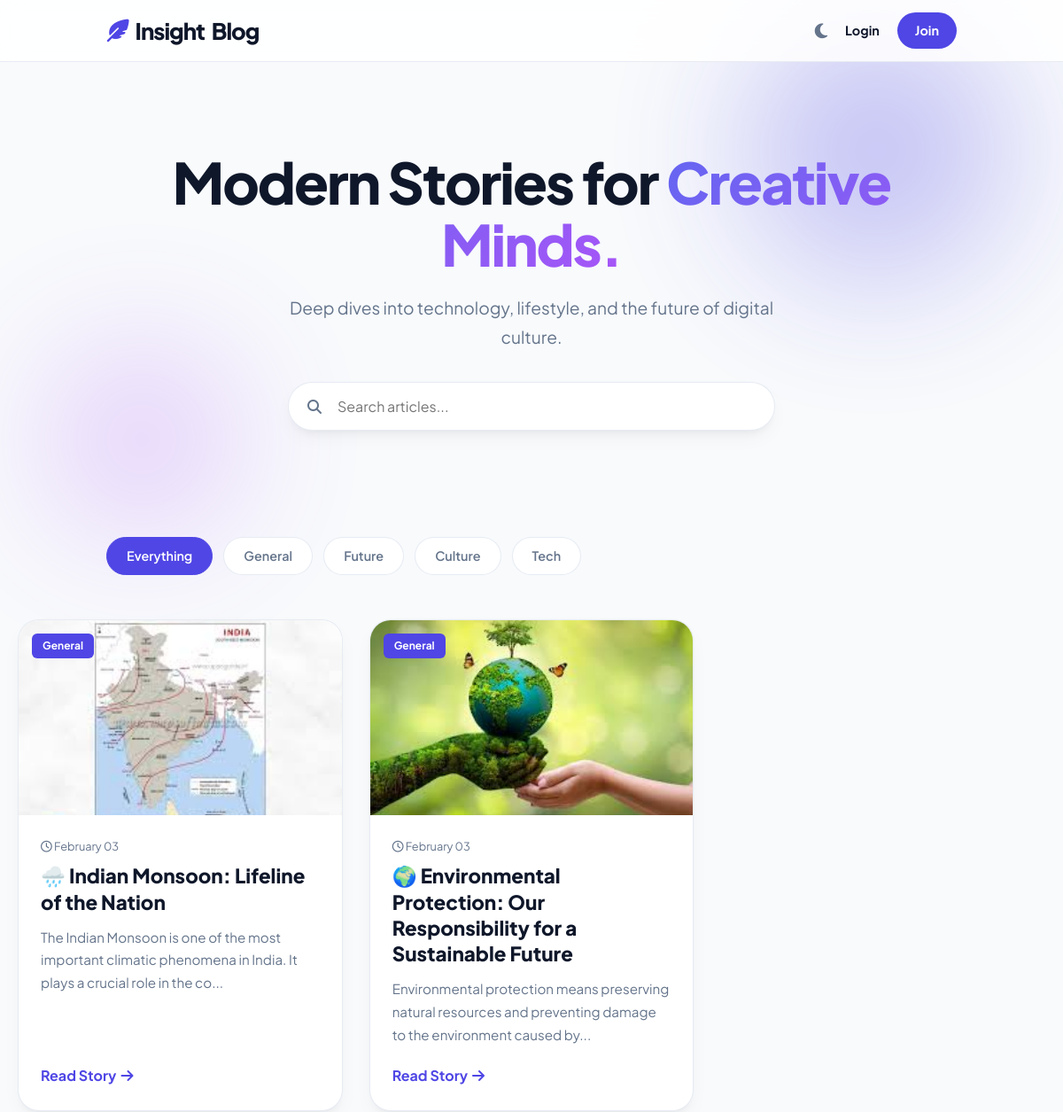
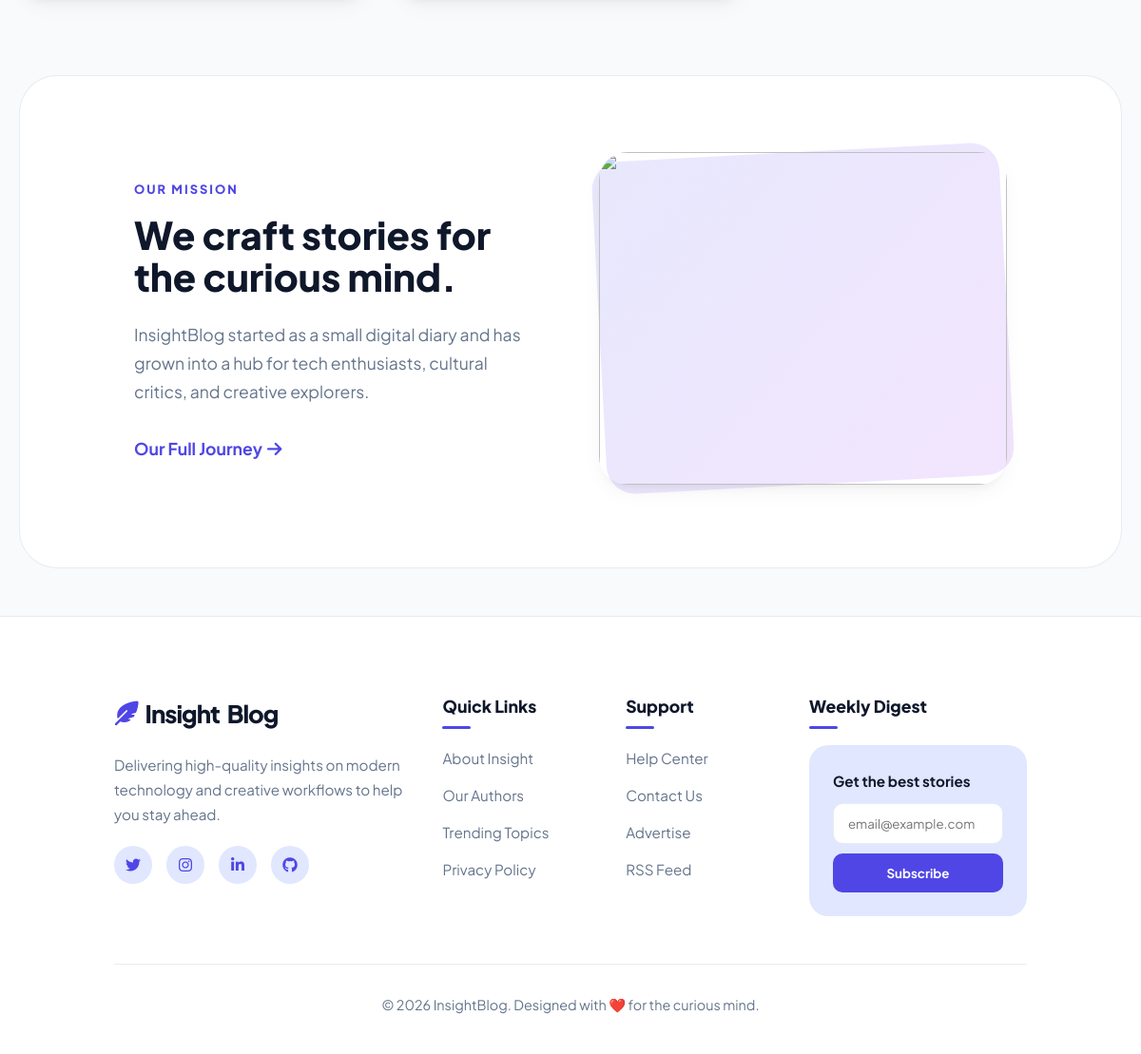
The app's page /?category=General with its own data (2 pictures, top to bottom).
### app.py (models this page shows)
class Post(db.Model):
    id = db.Column(db.Integer, primary_key=True)
    title = db.Column(db.String(200), nullable=False)
    content = db.Column(db.Text, nullable=False)
    category = db.Column(db.String(50), nullable=False, default='General')
    image_file = db.Column(db.String(100), nullable=True)
    date = db.Column(db.DateTime, default=lambda: datetime.now(timezone.utc))
    likes = db.Column(db.Integer, default=0)
    dislikes = db.Column(db.Integer, default=0)
    comments = db.relationship('Comment', backref='post', lazy=True, cascade="all, delete-orphan")

### app.py (the view)
@app.route("/")
def index():
    cat = request.args.get('category')
    if cat:
        posts = Post.query.filter_by(category=cat).order_by(Post.date.desc()).all()
    else:
        posts = Post.query.order_by(Post.date.desc()).all()
    return render_template("index.html", posts=posts)

### app.py (called while the page is built)
@app.context_processor
def inject_categories():
    categories = db.session.query(Post.category).distinct().all()
    category_list = [c[0] for c in categories]
    return dict(all_categories=category_list)

### templates/index.html (shortened to what this page needs)
<!DOCTYPE html>
<html lang="en">
<head>
    <link rel="stylesheet" href="https://cdnjs.cloudflare.com/ajax/libs/font-awesome/6.4.0/css/all.min.css">
    <link href="https://unpkg.com/aos@2.3.1/dist/aos.css" rel="stylesheet">
</head>
<body data-theme="light">
    <nav class="navbar">
        <a href="/" class="logo"><i class="fas fa-feather-pointed"></i> Insight<span>Blog</span></a>
        <div class="nav-right">
            <div class="theme-toggle" onclick="toggleTheme()"><i class="fas fa-moon" id="theme-icon"></i></div>
            {% if current_user.is_authenticated %}
                <div class="profile-dropdown" style="position: relative;">
                    <div onclick="toggleUserDropdown()" style="display: flex; align-items: center; cursor: pointer; gap: 8px;">
                        <img src="{{ url_for('static', filename='profile_pics/' + current_user.profile_pic) }}" style="width: 38px; height: 38px; border-radius: 50%; border: 2px solid var(--primary); object-fit: cover;">
                        <i class="fas fa-chevron-down" style="font-size: 0.7rem;"></i>
                    </div>
                    <div id="userDropdown" style="display: none; position: absolute; right: 0; top: 50px; background: var(--white); min-width: 160px; border-radius: 12px; box-shadow: var(--card-shadow); border: 1px solid var(--border-color); overflow: hidden; z-index: 1001;">
                        <a href="{{ url_for('profile') }}" style="display: block; padding: 12px 20px; text-decoration: none; color: var(--dark);">Profile</a>
                        <a href="{{ url_for('logout') }}" style="display: block; padding: 12px 20px; text-decoration: none; color: var(--danger); background: rgba(239,68,68,0.05);">Logout</a>
                    </div>
                </div>
            {% else %}
                <a href="{{ url_for('login') }}" style="text-decoration: none; font-weight: 700; color: var(--dark); font-size: 0.9rem;">Login</a>
                <a href="{{ url_for('register') }}" style="background: var(--primary); color: white; padding: 8px 20px; border-radius: 50px; text-decoration: none; font-weight: 700; font-size: 0.9rem;">Join</a>
            {% endif %}
        </div>
    </nav>
    <header class="hero">
        <div class="shape shape-1"></div>
        <div class="shape shape-2"></div>
        <h1 data-aos="fade-up">Modern Stories for <span>Creative Minds.</span></h1>
        <p data-aos="fade-up" data-aos-delay="100">Deep dives into technology, lifestyle, and the future of digital culture.</p>
        <div class="search-container" data-aos="fade-up" data-aos-delay="200">
            <i class="fas fa-search"></i>
            <input type="text" id="mainSearch" placeholder="Search articles...">
        </div>
    </header>
    <div class="categories-nav">
        <a href="/" class="cat-pill active">Everything</a>
        {% for cat in all_categories %}
            <a href="{{ url_for('index', category=cat) }}" class="cat-pill">{{ cat }}</a>
        {% endfor %}
    </div>
    <main class="container">
        {% if posts %}
            {% for post in posts %}
            <article class="post-card" data-aos="fade-up">
                <div class="post-image">
                    <span class="tag">{{ post.category }}</span>
                    <img src="{{ url_for('static', filename='post_pics/' + (post.image_file or 'default.jpg')) }}">
                </div>
                <div class="post-inner">
                    <span style="font-size: 0.8rem; color: var(--secondary); margin-bottom: 8px;"><i class="far fa-clock"></i> {{ post.date.strftime('%B %d') }}</span>
                    <h2>{{ post.title }}</h2>
                    <p style="color: var(--secondary); font-size: 0.95rem; margin-bottom: 20px;">{{ post.content[:110] | striptags }}...</p>
                    <a href="{{ url_for('post', id=post.id) }}" class="read-link">Read Story <i class="fas fa-arrow-right"></i></a>
                </div>
            </article>
            {% endfor %}
        {% else %}
            <div style="grid-column: 1/-1; text-align: center; padding: 50px;">
                <h2>No articles found.</h2>
            </div>
        {% endif %}
    </main>
    <section class="about-preview" data-aos="fade-up">
        <div class="about-grid">
            <div>
                <h4 style="color: var(--primary); font-weight: 800; text-transform: uppercase; letter-spacing: 2px; font-size: 0.8rem; margin-bottom: 15px;">Our Mission</h4>
                <h2 style="font-size: 2.5rem; line-height: 1.1; margin-bottom: 25px; font-weight: 800;">We craft stories for the <span>curious mind.</span></h2>
                <p style="color: var(--secondary); font-size: 1.1rem; margin-bottom: 30px;">InsightBlog started as a small digital diary and has grown into a hub for tech enthusiasts, cultural critics, and creative explorers.</p>
                <a href="#" class="read-link" style="font-size: 1.1rem;">Our Full Journey <i class="fas fa-arrow-right"></i></a>
            </div>
            <div style="position: relative;">
                <img src="https://images.unsplash.com/photo-1499750310107-5fef28a66643?auto=format&fit=crop&q=80&w=800"
                     style="width: 100%; height: 350px; object-fit: cover; border-radius: 30px; position: relative; z-index: 2; box-shadow: var(--card-shadow);">
            </div>
        </div>
    </section>
    <footer class="footer">
        <div class="footer-grid">
            <div class="footer-col">
                <a href="/" class="logo" style="margin-bottom: 20px;"><i class="fas fa-feather-pointed"></i> Insight<span>Blog</span></a>
                <p>Delivering high-quality insights on modern technology and creative workflows to help you stay ahead.</p>
                <div class="social-links">
                    <a href="#"><i class="fab fa-twitter"></i></a>
                    <a href="#"><i class="fab fa-instagram"></i></a>
                    <a href="#"><i class="fab fa-linkedin-in"></i></a>
                    <a href="#"><i class="fab fa-github"></i></a>
                </div>
            </div>
            <div class="footer-col">
                <h4>Quick Links</h4>
                <ul>
                    <li><a href="#">About Insight</a></li>
                    <li><a href="#">Our Authors</a></li>
                    <li><a href="#">Trending Topics</a></li>
                    <li><a href="#">Privacy Policy</a></li>
                </ul>
            </div>
            <div class="footer-col">
                <h4>Support</h4>
                <ul>
                    <li><a href="#">Help Center</a></li>
                    <li><a href="#">Contact Us</a></li>
                    <li><a href="#">Advertise</a></li>
                    <li><a href="#">RSS Feed</a></li>
                </ul>
            </div>
            <div class="footer-col">
                <h4>Weekly Digest</h4>
                <div class="newsletter-footer">
                    <p style="color: var(--dark); font-weight: 700; margin-bottom: 10px;">Get the best stories</p>
                    <input type="email" placeholder="email@example.com">
                    <button>Subscribe</button>
                </div>
            </div>
        </div>
        <div class="footer-bottom">
            <p>&copy; 2026 InsightBlog. Designed with ❤️ for the curious mind.</p>
        </div>
    </footer>
</body>
</html>

### records on screen
Post: category "Future"
Post: category "Culture"
Post: category "Tech"
Post: category "General", image_file (picture), date "February 03", title "🌧️ Indian Monsoon: Lifeline of the Nation", content "The Indian Monsoon is one of the most important climatic phenomena in India. It plays a crucial role in the co"
Post: category "General", image_file (picture), date "February 03", title "🌍 Environmental Protection: Our Responsibility for a Sustainable Future", content "Environmental protection means preserving natural resources and preventing damage to the environment caused by"

### other values on screen
{{ cat }} "General"
